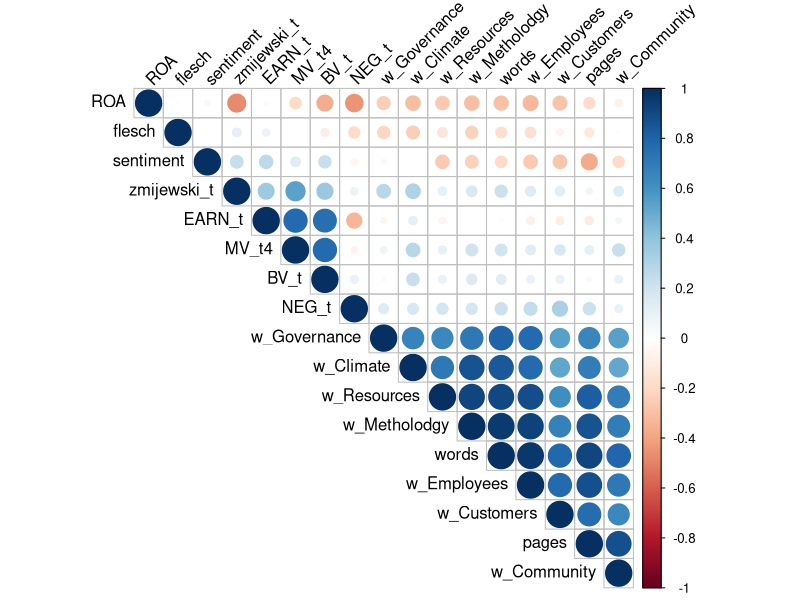

This chart was generated by the following R code:
library(tidyverse)

setwd("C:/Users/Jeremy Chia/Desktop/2022/Research/Code/")
data <- read.csv("combined dataset.csv", fileEncoding = "UTF-8-BOM")

data %>% names()

####

roa_rq2 <- lm(ROA ~ t_Community + t_Resources + t_Customers + t_Employees + t_Metholodgy + t_Governance + t_Climate, data )
summary(roa_rq2)

roa_rq2_w <- lm(ROA ~ w_Community + w_Resources + w_Customers + w_Employees + w_Metholodgy + w_Governance + w_Climate, data )
summary(roa_rq2_w)

roa_rq3 <- lm(ROA ~ flesch + sentiment, data)
summary(roa_rq3)

roa_comb <- lm(ROA ~ w_Community + w_Resources + w_Customers + w_Employees + w_Metholodgy + w_Governance + w_Climate + flesch + sentiment, data )
summary(roa_comb)

####

mv_rq2 <- lm(MV_t4 ~ BV_t + EARN_t + EARN_t * NEG_t + t_Community + t_Resources + t_Customers + t_Employees + t_Metholodgy + t_Governance + t_Climate, data )
summary(mv_rq2)

mv_rq2_w <- lm(MV_t4 ~ BV_t + EARN_t + EARN_t * NEG_t + w_Community + w_Resources + w_Customers + w_Employees + w_Metholodgy + w_Governance + w_Climate, data )
summary(mv_rq2_w)

mv_rq3 <- lm(MV_t4 ~ BV_t + EARN_t + EARN_t * NEG_t + flesch + sentiment, data)
summary(mv_rq3)

mv_comb <- lm(MV_t4 ~ BV_t + EARN_t + EARN_t * NEG_t + w_Community + w_Resources + w_Customers + w_Employees + w_Metholodgy + w_Governance + w_Climate + flesch + sentiment, data )
summary(mv_comb)

####

zs_rq2 <- lm(zmijewski_t ~ t_Community + t_Resources + t_Customers + t_Employees + t_Metholodgy + t_Governance + t_Climate, data )
summary(zs_rq2)

zs_rq2_w <- lm(zmijewski_t ~ w_Community + w_Resources + w_Customers + w_Employees + w_Metholodgy + w_Governance + w_Climate, data )
summary(zs_rq2_w)

zs_rq3 <- lm(zmijewski_t ~ flesch + sentiment, data)
summary(zs_rq3)

zs_comb <- lm(zmijewski_t ~ w_Community + w_Resources + w_Customers + w_Employees + w_Metholodgy + w_Governance + w_Climate + flesch + sentiment, data )
summary(zs_comb)

####

summary(lm(zmijewski_t ~ flesch, data))
summary(lm(zmijewski_t ~ sentiment, data))


###

res <- cor(data %>% select(-c(Company,Year,t_Community,t_Resources,t_Customers,t_Employees,t_Metholodgy,t_Governance,t_Climate)))
round(res, 2)

library(corrplot)
corrplot(res, type = "upper", order = "hclust", 
         tl.col = "black", tl.srt = 45)
